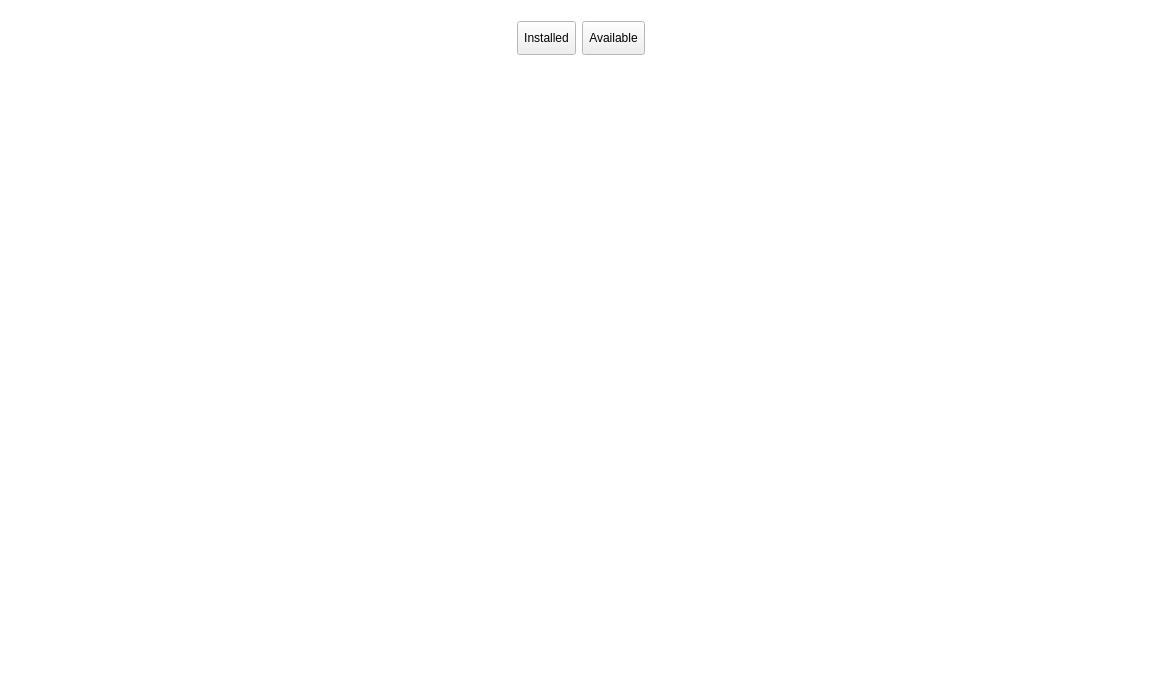
<?xml version="1.0" encoding="UTF-8"?>
<ui version="4.0">
 <class>SVPluginManager</class>
 <widget class="QWidget" name="SVPluginManager">
  <property name="geometry">
   <rect>
    <x>0</x>
    <y>0</y>
    <width>1162</width>
    <height>698</height>
   </rect>
  </property>
  <property name="palette">
   <palette>
    <active>
     <colorrole role="Window">
      <brush brushstyle="SolidPattern">
       <color alpha="255">
        <red>255</red>
        <green>255</green>
        <blue>255</blue>
       </color>
      </brush>
     </colorrole>
    </active>
    <inactive>
     <colorrole role="Window">
      <brush brushstyle="SolidPattern">
       <color alpha="255">
        <red>255</red>
        <green>255</green>
        <blue>255</blue>
       </color>
      </brush>
     </colorrole>
    </inactive>
    <disabled>
     <colorrole role="Window">
      <brush brushstyle="SolidPattern">
       <color alpha="255">
        <red>255</red>
        <green>255</green>
        <blue>255</blue>
       </color>
      </brush>
     </colorrole>
    </disabled>
   </palette>
  </property>
  <property name="windowTitle">
   <string>Form</string>
  </property>
  <property name="autoFillBackground">
   <bool>true</bool>
  </property>
  <layout class="QGridLayout" name="gridLayout">
   <item row="3" column="0">
    <widget class="QTextBrowser" name="textBrowser">
     <property name="frameShape">
      <enum>QFrame::NoFrame</enum>
     </property>
     <property name="openLinks">
      <bool>false</bool>
     </property>
    </widget>
   </item>
   <item row="2" column="0">
    <spacer name="verticalSpacer">
     <property name="orientation">
      <enum>Qt::Vertical</enum>
     </property>
     <property name="sizeType">
      <enum>QSizePolicy::Fixed</enum>
     </property>
     <property name="sizeHint" stdset="0">
      <size>
       <width>20</width>
       <height>10</height>
      </size>
     </property>
    </spacer>
   </item>
   <item row="1" column="0">
    <layout class="QHBoxLayout" name="horizontalLayout">
     <item>
      <spacer name="horizontalSpacer_2">
       <property name="orientation">
        <enum>Qt::Horizontal</enum>
       </property>
       <property name="sizeHint" stdset="0">
        <size>
         <width>14</width>
         <height>20</height>
        </size>
       </property>
      </spacer>
     </item>
     <item>
      <widget class="QToolButton" name="toolInstalledPlugins">
       <property name="minimumSize">
        <size>
         <width>0</width>
         <height>34</height>
        </size>
       </property>
       <property name="text">
        <string>Installed</string>
       </property>
       <property name="iconSize">
        <size>
         <width>32</width>
         <height>32</height>
        </size>
       </property>
       <property name="toolButtonStyle">
        <enum>Qt::ToolButtonTextBesideIcon</enum>
       </property>
      </widget>
     </item>
     <item>
      <widget class="QToolButton" name="toolAvailablePlugins">
       <property name="minimumSize">
        <size>
         <width>0</width>
         <height>34</height>
        </size>
       </property>
       <property name="text">
        <string>Available</string>
       </property>
       <property name="iconSize">
        <size>
         <width>32</width>
         <height>32</height>
        </size>
       </property>
       <property name="toolButtonStyle">
        <enum>Qt::ToolButtonTextBesideIcon</enum>
       </property>
      </widget>
     </item>
     <item>
      <spacer name="horizontalSpacer">
       <property name="orientation">
        <enum>Qt::Horizontal</enum>
       </property>
       <property name="sizeHint" stdset="0">
        <size>
         <width>40</width>
         <height>20</height>
        </size>
       </property>
      </spacer>
     </item>
    </layout>
   </item>
   <item row="0" column="0">
    <spacer name="verticalSpacer_2">
     <property name="orientation">
      <enum>Qt::Vertical</enum>
     </property>
     <property name="sizeType">
      <enum>QSizePolicy::Fixed</enum>
     </property>
     <property name="sizeHint" stdset="0">
      <size>
       <width>20</width>
       <height>10</height>
      </size>
     </property>
    </spacer>
   </item>
  </layout>
 </widget>
 <resources/>
 <connections/>
</ui>
